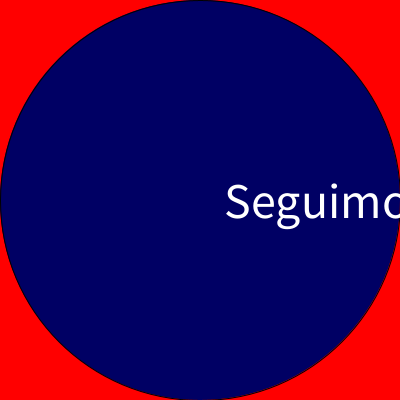
Frame 1 (no input)
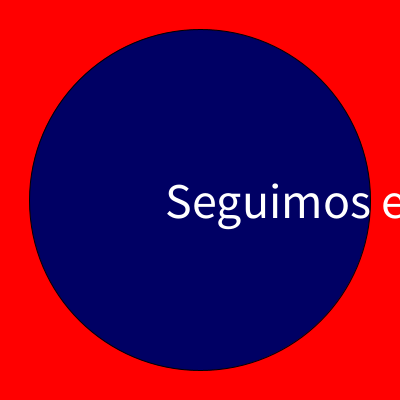
Frame 60 (the mouse pressed at the canvas centre just before this capture)
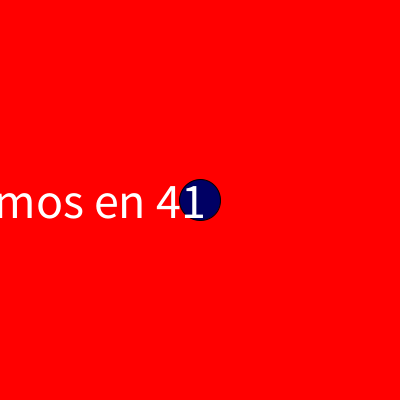
Frame 120 (the mouse held since frame 60 and released just before this capture)

The Processing sketch that drew these frames (run headless with seeded random() and noise(); from frame 60 on, the mouse is pressed at the canvas centre):

// Processing sketch: sketch_230411c
// ── sketch_230411c.pde
//decalracion de una variable:
int a;
//otro tipo numerico float
//NOMBRE NO VALIDOS:
/*
año
 ahí
 máximo
 altura total
 x    es distinto a   X
 posX                 posx
 
 nombres comunes:
 
 altura
 posX
 altura_maxima
 */


void setup() {
  size(400, 400);

  //asignacion:
  a = 400; //60*60; //3600
}
void draw() {
  background(255, 0, 0);
  textSize(50);
  fill(0, 0, 100);
  ellipse(200, 200, a, a);
  fill(255);
  textAlign(CENTER, CENTER);

  //invocamos la variable:
  text("Seguimos en " + a, a, 200);

  a = a-1;
}

void mousePressed() {
  a = 100;
}
